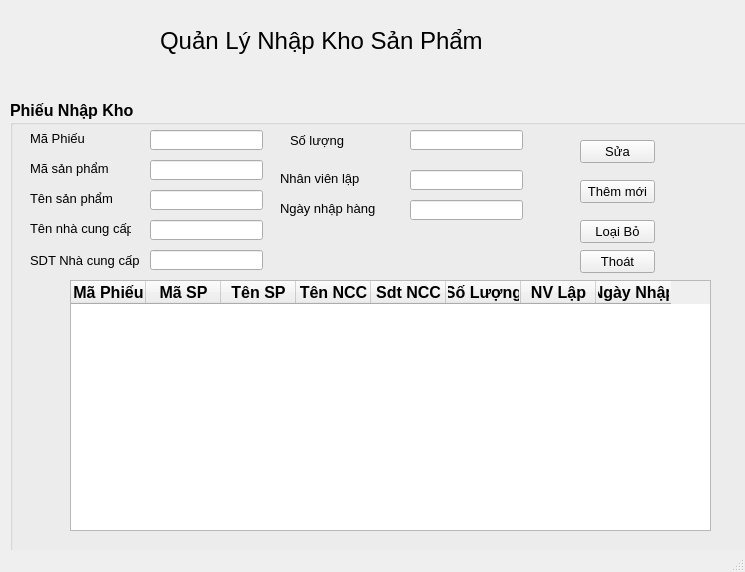
<?xml version="1.0" encoding="UTF-8"?>
<ui version="4.0">
 <class>MainWindow</class>
 <widget class="QMainWindow" name="MainWindow">
  <property name="geometry">
   <rect>
    <x>0</x>
    <y>0</y>
    <width>745</width>
    <height>572</height>
   </rect>
  </property>
  <property name="windowTitle">
   <string>MainWindow</string>
  </property>
  <widget class="QWidget" name="centralwidget">
   <widget class="QLabel" name="label">
    <property name="geometry">
     <rect>
      <x>160</x>
      <y>10</y>
      <width>391</width>
      <height>61</height>
     </rect>
    </property>
    <property name="font">
     <font>
      <pointsize>18</pointsize>
     </font>
    </property>
    <property name="text">
     <string>Quản Lý Nhập Kho Sản Phẩm</string>
    </property>
   </widget>
   <widget class="QGroupBox" name="hoadobanhang">
    <property name="geometry">
     <rect>
      <x>10</x>
      <y>100</y>
      <width>781</width>
      <height>521</height>
     </rect>
    </property>
    <property name="font">
     <font>
      <pointsize>12</pointsize>
      <weight>75</weight>
      <bold>true</bold>
     </font>
    </property>
    <property name="title">
     <string>Phiếu Nhập Kho</string>
    </property>
    <widget class="QLabel" name="label_2">
     <property name="geometry">
      <rect>
       <x>20</x>
       <y>30</y>
       <width>91</width>
       <height>16</height>
      </rect>
     </property>
     <property name="font">
      <font>
       <pointsize>10</pointsize>
       <weight>50</weight>
       <bold>false</bold>
      </font>
     </property>
     <property name="text">
      <string>Mã Phiếu</string>
     </property>
    </widget>
    <widget class="QLineEdit" name="txtMaPhieu">
     <property name="geometry">
      <rect>
       <x>140</x>
       <y>30</y>
       <width>113</width>
       <height>20</height>
      </rect>
     </property>
    </widget>
    <widget class="QLabel" name="label_3">
     <property name="geometry">
      <rect>
       <x>20</x>
       <y>60</y>
       <width>101</width>
       <height>16</height>
      </rect>
     </property>
     <property name="font">
      <font>
       <pointsize>10</pointsize>
       <weight>50</weight>
       <bold>false</bold>
      </font>
     </property>
     <property name="text">
      <string>Mã sản phẩm</string>
     </property>
    </widget>
    <widget class="QLineEdit" name="txtMaSP">
     <property name="geometry">
      <rect>
       <x>140</x>
       <y>60</y>
       <width>113</width>
       <height>20</height>
      </rect>
     </property>
    </widget>
    <widget class="QLineEdit" name="txtTenSP">
     <property name="geometry">
      <rect>
       <x>140</x>
       <y>90</y>
       <width>113</width>
       <height>20</height>
      </rect>
     </property>
     <property name="text">
      <string/>
     </property>
    </widget>
    <widget class="QLabel" name="label_4">
     <property name="geometry">
      <rect>
       <x>20</x>
       <y>90</y>
       <width>101</width>
       <height>16</height>
      </rect>
     </property>
     <property name="font">
      <font>
       <pointsize>10</pointsize>
       <weight>50</weight>
       <bold>false</bold>
      </font>
     </property>
     <property name="text">
      <string>Tên sản phẩm</string>
     </property>
    </widget>
    <widget class="QPushButton" name="sua">
     <property name="geometry">
      <rect>
       <x>570</x>
       <y>40</y>
       <width>75</width>
       <height>23</height>
      </rect>
     </property>
     <property name="font">
      <font>
       <pointsize>10</pointsize>
       <weight>50</weight>
       <bold>false</bold>
      </font>
     </property>
     <property name="text">
      <string>Sửa</string>
     </property>
    </widget>
    <widget class="QPushButton" name="them">
     <property name="geometry">
      <rect>
       <x>570</x>
       <y>80</y>
       <width>75</width>
       <height>23</height>
      </rect>
     </property>
     <property name="font">
      <font>
       <pointsize>10</pointsize>
       <weight>50</weight>
       <bold>false</bold>
      </font>
     </property>
     <property name="text">
      <string>Thêm mới</string>
     </property>
    </widget>
    <widget class="QPushButton" name="xoa">
     <property name="geometry">
      <rect>
       <x>570</x>
       <y>120</y>
       <width>75</width>
       <height>23</height>
      </rect>
     </property>
     <property name="font">
      <font>
       <pointsize>10</pointsize>
       <weight>50</weight>
       <bold>false</bold>
      </font>
     </property>
     <property name="text">
      <string>Loại Bỏ</string>
     </property>
    </widget>
    <widget class="QPushButton" name="exit">
     <property name="geometry">
      <rect>
       <x>570</x>
       <y>150</y>
       <width>75</width>
       <height>23</height>
      </rect>
     </property>
     <property name="font">
      <font>
       <pointsize>10</pointsize>
       <weight>50</weight>
       <bold>false</bold>
      </font>
     </property>
     <property name="text">
      <string>Thoát</string>
     </property>
    </widget>
    <widget class="QLabel" name="label_9">
     <property name="geometry">
      <rect>
       <x>270</x>
       <y>70</y>
       <width>101</width>
       <height>16</height>
      </rect>
     </property>
     <property name="font">
      <font>
       <pointsize>10</pointsize>
       <weight>50</weight>
       <bold>false</bold>
      </font>
     </property>
     <property name="text">
      <string>Nhân viên lập</string>
     </property>
    </widget>
    <widget class="QLineEdit" name="txtNVLap">
     <property name="geometry">
      <rect>
       <x>400</x>
       <y>70</y>
       <width>113</width>
       <height>20</height>
      </rect>
     </property>
    </widget>
    <widget class="QLabel" name="label_10">
     <property name="geometry">
      <rect>
       <x>20</x>
       <y>120</y>
       <width>101</width>
       <height>16</height>
      </rect>
     </property>
     <property name="font">
      <font>
       <pointsize>10</pointsize>
       <weight>50</weight>
       <bold>false</bold>
      </font>
     </property>
     <property name="text">
      <string>Tên nhà cung cấp</string>
     </property>
    </widget>
    <widget class="QLineEdit" name="txtTenNCC">
     <property name="geometry">
      <rect>
       <x>140</x>
       <y>120</y>
       <width>113</width>
       <height>20</height>
      </rect>
     </property>
    </widget>
    <widget class="QLabel" name="label_11">
     <property name="geometry">
      <rect>
       <x>20</x>
       <y>150</y>
       <width>111</width>
       <height>20</height>
      </rect>
     </property>
     <property name="font">
      <font>
       <pointsize>10</pointsize>
       <weight>50</weight>
       <bold>false</bold>
      </font>
     </property>
     <property name="text">
      <string>SDT Nhà cung cấp</string>
     </property>
    </widget>
    <widget class="QLineEdit" name="txtSdtNCC">
     <property name="geometry">
      <rect>
       <x>140</x>
       <y>150</y>
       <width>113</width>
       <height>20</height>
      </rect>
     </property>
    </widget>
    <widget class="QLabel" name="label_12">
     <property name="geometry">
      <rect>
       <x>280</x>
       <y>30</y>
       <width>111</width>
       <height>20</height>
      </rect>
     </property>
     <property name="font">
      <font>
       <pointsize>10</pointsize>
       <weight>50</weight>
       <bold>false</bold>
      </font>
     </property>
     <property name="text">
      <string>Số lượng</string>
     </property>
    </widget>
    <widget class="QLineEdit" name="txtSoLuong">
     <property name="geometry">
      <rect>
       <x>400</x>
       <y>30</y>
       <width>113</width>
       <height>20</height>
      </rect>
     </property>
    </widget>
    <widget class="QTableWidget" name="tableWidget">
     <property name="geometry">
      <rect>
       <x>60</x>
       <y>180</y>
       <width>641</width>
       <height>251</height>
      </rect>
     </property>
     <property name="columnCount">
      <number>8</number>
     </property>
     <attribute name="horizontalHeaderDefaultSectionSize">
      <number>75</number>
     </attribute>
     <column>
      <property name="text">
       <string>Mã Phiếu</string>
      </property>
     </column>
     <column>
      <property name="text">
       <string>Mã SP</string>
      </property>
     </column>
     <column>
      <property name="text">
       <string>Tên SP</string>
      </property>
     </column>
     <column>
      <property name="text">
       <string>Tên NCC</string>
      </property>
     </column>
     <column>
      <property name="text">
       <string>Sdt NCC</string>
      </property>
     </column>
     <column>
      <property name="text">
       <string>Số Lượng</string>
      </property>
     </column>
     <column>
      <property name="text">
       <string>NV Lập</string>
      </property>
     </column>
     <column>
      <property name="text">
       <string>Ngày Nhập</string>
      </property>
     </column>
    </widget>
    <widget class="QLabel" name="label_13">
     <property name="geometry">
      <rect>
       <x>270</x>
       <y>100</y>
       <width>101</width>
       <height>16</height>
      </rect>
     </property>
     <property name="font">
      <font>
       <pointsize>10</pointsize>
       <weight>50</weight>
       <bold>false</bold>
      </font>
     </property>
     <property name="text">
      <string>Ngày nhập hàng</string>
     </property>
    </widget>
    <widget class="QLineEdit" name="txtNgayNhap">
     <property name="geometry">
      <rect>
       <x>400</x>
       <y>100</y>
       <width>113</width>
       <height>20</height>
      </rect>
     </property>
    </widget>
   </widget>
  </widget>
  <widget class="QMenuBar" name="menubar">
   <property name="geometry">
    <rect>
     <x>0</x>
     <y>0</y>
     <width>745</width>
     <height>21</height>
    </rect>
   </property>
  </widget>
  <widget class="QStatusBar" name="statusbar"/>
 </widget>
 <resources/>
 <connections/>
</ui>
